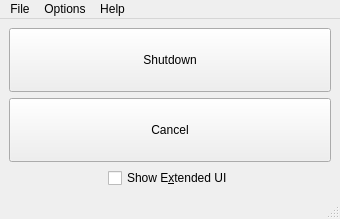
<?xml version="1.0" encoding="UTF-8"?>
<ui version="4.0">
 <class>MainWindow</class>
 <widget class="QMainWindow" name="MainWindow">
  <property name="geometry">
   <rect>
    <x>0</x>
    <y>0</y>
    <width>340</width>
    <height>219</height>
   </rect>
  </property>
  <property name="minimumSize">
   <size>
    <width>0</width>
    <height>0</height>
   </size>
  </property>
  <property name="windowTitle">
   <string>Shutdown Scheduler</string>
  </property>
  <property name="statusTip">
   <string/>
  </property>
  <widget class="QWidget" name="centralwidget">
   <layout class="QGridLayout" name="gridLayout">
    <item row="0" column="0">
     <layout class="QVBoxLayout" name="topLayout">
      <item>
       <widget class="QPushButton" name="shutDownButton">
        <property name="enabled">
         <bool>true</bool>
        </property>
        <property name="sizePolicy">
         <sizepolicy hsizetype="Expanding" vsizetype="Expanding">
          <horstretch>0</horstretch>
          <verstretch>0</verstretch>
         </sizepolicy>
        </property>
        <property name="minimumSize">
         <size>
          <width>80</width>
          <height>40</height>
         </size>
        </property>
        <property name="cursor">
         <cursorShape>PointingHandCursor</cursorShape>
        </property>
        <property name="statusTip">
         <string>Schedule a shutdown request</string>
        </property>
        <property name="text">
         <string>Shutdown</string>
        </property>
       </widget>
      </item>
      <item>
       <widget class="QPushButton" name="cancelButton">
        <property name="enabled">
         <bool>true</bool>
        </property>
        <property name="sizePolicy">
         <sizepolicy hsizetype="Expanding" vsizetype="Expanding">
          <horstretch>0</horstretch>
          <verstretch>0</verstretch>
         </sizepolicy>
        </property>
        <property name="minimumSize">
         <size>
          <width>80</width>
          <height>40</height>
         </size>
        </property>
        <property name="cursor">
         <cursorShape>PointingHandCursor</cursorShape>
        </property>
        <property name="statusTip">
         <string>Cancel all pending shutdown requests</string>
        </property>
        <property name="text">
         <string>Cancel</string>
        </property>
       </widget>
      </item>
     </layout>
    </item>
    <item row="1" column="0">
     <layout class="QHBoxLayout" name="bottomLayout">
      <item>
       <spacer name="leftSpacer">
        <property name="orientation">
         <enum>Qt::Horizontal</enum>
        </property>
        <property name="sizeHint" stdset="0">
         <size>
          <width>40</width>
          <height>20</height>
         </size>
        </property>
       </spacer>
      </item>
      <item>
       <widget class="QCheckBox" name="showExtendedUiCheckBox">
        <property name="statusTip">
         <string>Show more application feature</string>
        </property>
        <property name="text">
         <string>Show E&amp;xtended UI</string>
        </property>
       </widget>
      </item>
      <item>
       <spacer name="rightSpacer">
        <property name="orientation">
         <enum>Qt::Horizontal</enum>
        </property>
        <property name="sizeHint" stdset="0">
         <size>
          <width>40</width>
          <height>20</height>
         </size>
        </property>
       </spacer>
      </item>
     </layout>
    </item>
   </layout>
  </widget>
  <widget class="QMenuBar" name="menuBar">
   <property name="geometry">
    <rect>
     <x>0</x>
     <y>0</y>
     <width>340</width>
     <height>21</height>
    </rect>
   </property>
   <widget class="QMenu" name="menuFile">
    <property name="title">
     <string>File</string>
    </property>
   </widget>
   <widget class="QMenu" name="menuHelp">
    <property name="title">
     <string>Help</string>
    </property>
   </widget>
   <widget class="QMenu" name="menuOptions">
    <property name="title">
     <string>Options</string>
    </property>
   </widget>
   <addaction name="menuFile"/>
   <addaction name="menuOptions"/>
   <addaction name="menuHelp"/>
  </widget>
  <widget class="QStatusBar" name="statusBar"/>
 </widget>
 <resources/>
 <connections/>
</ui>
